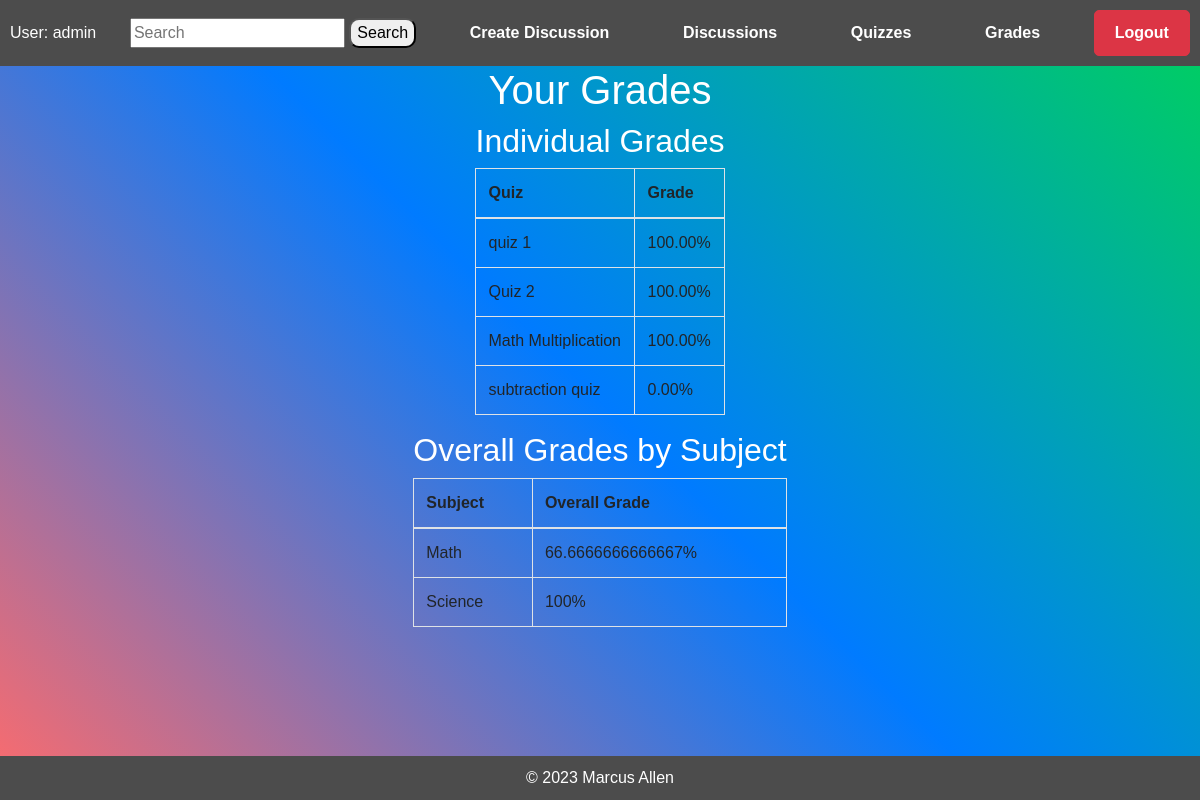
Screenshot of /students/grades/ (signed in) with the database file from the repository.
### teachers/models.py (models this page shows, shortened)
class Grade(models.Model):
    student = models.ForeignKey(User, on_delete=models.CASCADE)
    quiz = models.ForeignKey(Quiz, on_delete=models.CASCADE)  # Change to ForeignKey
    grade = models.DecimalField(max_digits=5, decimal_places=2, default=0.00)
    submission_attempts = models.PositiveIntegerField(default=0)

class Quiz(models.Model):
    title = models.CharField(max_length=255)
    author = models.ForeignKey(User, on_delete=models.CASCADE)
    subject = models.CharField(max_length=255, default="Math")

### students/views.py (the view)
# urls.py: path('grades/', views.grades, name='grades'),
def grades(request):
    student = request.user
    student_grades = Grade.objects.filter(student=student)
    subjects = student_grades.values_list('quiz__subject', flat=True).distinct()
    grades_by_subject = []
    for subject in subjects:
        quizzes = Quiz.objects.filter(subject=subject)
        subject_grades = student_grades.filter(quiz__subject=subject)
        total_score = subject_grades.aggregate(Avg('grade'))['grade__avg']
        grades_by_subject.append({
            'subject': subject,
            'quizzes': quizzes,
            'average_score': total_score,
        })
    context = {
        'student_grades': student_grades,
        'grades_by_subject': grades_by_subject,
    }
    return render(request, "students/grades.html", context)

### students/templates/students/grades.html
{% extends "students/index.html" %}
{% block content %}
<div class="container">
    <h1>Your Grades</h1>
    {% if student_grades %}
        <div class="row">
            <div class="col-md-12">
                <h2>Individual Grades</h2>
                <table class="table table-bordered">
                    <thead>
                        <tr>
                            <th>Quiz</th>
                            <th>Grade</th>
                        </tr>
                    </thead>
                    <tbody>
                        {% for grade in student_grades %}
                            <tr>
                                <td>{{ grade.quiz.title }}</td>
                                <td>{{ grade.grade }}%</td>
                            </tr>
                        {% endfor %}
                    </tbody>
                </table>
            </div>
        </div>
        <div class="row">
            <div class="col-md-12">
                <h2>Overall Grades by Subject</h2>
                <table class="table table-bordered">
                    <thead>
                        <tr>
                            <th>Subject</th>
                            <th>Overall Grade</th>
                        </tr>
                    </thead>
                    <tbody>
                        {% for subject_info in grades_by_subject %}
                            <tr>
                                <td>{{ subject_info.subject }}</td>
                                <td>{{ subject_info.average_score }}%</td>
                            </tr>
                        {% endfor %}
                    </tbody>
                </table>
            </div>
        </div>
    {% else %}
        <p>No grades available at the moment.</p>
    {% endif %}
</div>
{% endblock %}

### students/templates/students/index.html (shortened to what this page needs)
<!DOCTYPE html>
<html lang="en">
<head>
    {% load static %}
    <link rel="stylesheet" href="{% static 'bootstrap_css.css' %}">
</head>
<body>
    <div class="navbar">
        <div>
            User: {{ request.user }}
        </div>
        <div class="search-container">
            <form method="get" action="{% url 'students:search' %}">
                <input type="text" class="search-input" name="search-bar" placeholder="Search">
                <button style="border-radius: 10px;" type="submit">Search</button>
            </form>
        </div>
        <div>
            <a href="{% url 'students:create_discussion' %}" class="cool-link">Create Discussion</a>
        </div>
        <div>
            <a href="{% url 'students:discussions' %}" class="cool-link">Discussions</a>
        </div>
        <div>
            <a href="{% url 'students:quizzes' %}" class="cool-link">Quizzes</a>
        </div>
        <div>
            <a href="{% url 'students:grades' %}" class="cool-link">Grades</a>
        </div>
        <div>
            <a href="{% url 'users:logout_page' %}" class="cool-link btn btn-danger">Logout</a>
        </div>
    </div>
    <div class="container">
        {% block content %}{% endblock %}
    </div>
    <div class="footer">
        &copy; 2023 Marcus Allen
    </div>
</body>
</html>

### students/templates/students/index.html (style rules this page uses)
body { background: linear-gradient(45deg, #ff6b6b, #007BFF, #00d25b); color: #fff; margin: 0; padding: 0; font-family: Arial, sans-serif; display: flex; flex-direction: column; min-height: 100vh; }
.container { flex-grow: 1; display: flex; flex-direction: column; align-items: center; }
.footer { background-color: #4c4c4c; color: #fff; padding: 10px; text-align: center; width: 100%; }
.navbar { background-color: #4c4c4c; color: #fff; padding: 10px; display: flex; justify-content: space-between; align-items: center; }
.container { display: flex; flex-direction: column; align-items: center; }
.cool-link { text-decoration: none; padding: 10px 20px; color: #fff; border-radius: 5px; transition: background-color 0.3s; font-weight: bold; }

### rows the page displays
Grade: quiz "quiz 1", grade "100.00"
Grade: quiz "Quiz 2", grade "100.00"
Grade: quiz "Math Multiplication", grade "100.00"
Grade: quiz "subtraction quiz", grade "0.00"

### other values shown
{{ request.user }} "admin"
{{ subject_info.subject }} "Math" "Science"
{{ subject_info.average_score }} "66.6666666666667" "100"
